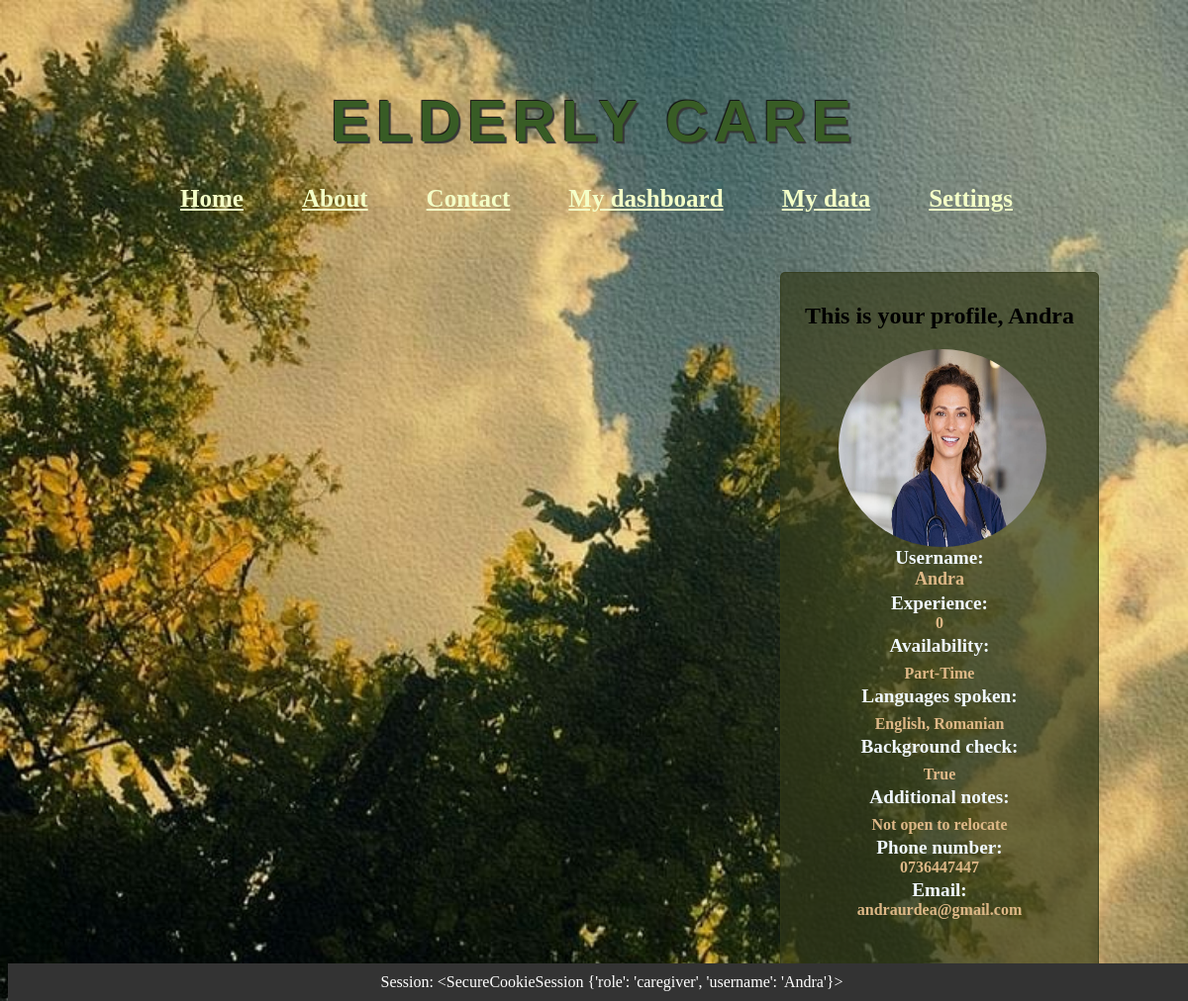
The app's page /caregiver_data (signed in), older data.
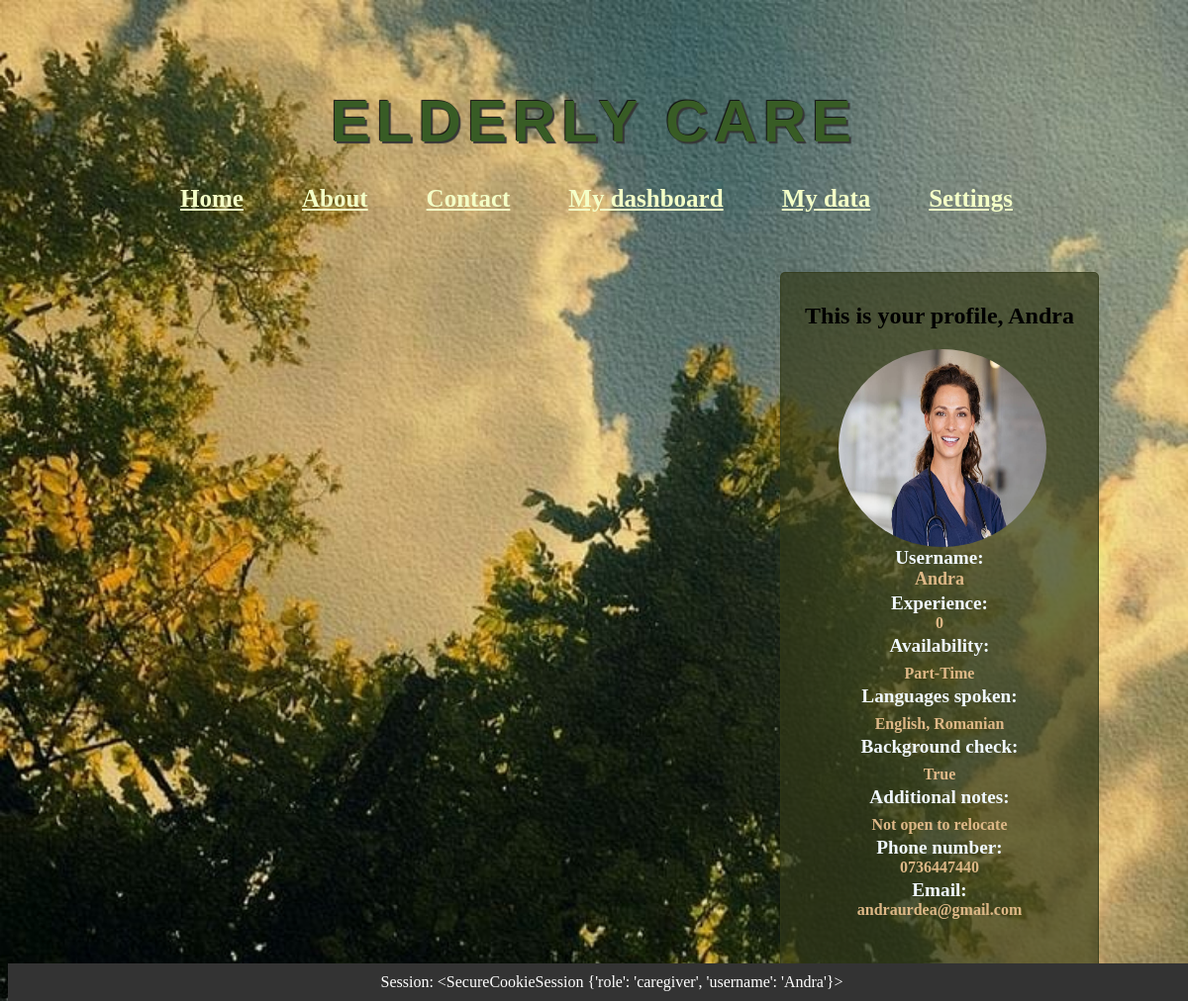
The same page, newer data.
### app/models.py (models this page shows, shortened)
class Users(db.Model, UserMixin):
    __tablename__ = 'users'
    id = db.Column(db.Integer, primary_key=True)
    username = db.Column(db.String(50), unique=True, nullable=False)
    email = db.Column(db.String(120), unique=True, nullable=False)
    password = db.Column(db.String(255), nullable=False)
    location = db.Column(db.String(60), nullable=False)
    phone_number = db.Column(db.String(20), nullable=False)
    role = db.Column(db.String(15), nullable=False)
    age = db.Column(db.Integer)
    experience = db.Column(db.Integer)
    references = db.Column(ChoiceType([('Yes', 'yes'), ('No', 'no'), ('N/A', 'n/a')]))
    availability = db.Column(ChoiceType([('Full-Time', 'FT'), ('Part-Time', 'PT')]))
    languages_spoken = db.Column(db.String(100))
    background_check = db.Column(db.Boolean)
    additional_notes = db.Column(db.Text)
    type_of_care_needed = db.Column(db.String(100))
    monthly_budget = db.Column(db.Integer)
    availability_needed = db.Column(ChoiceType([('Full-Time', 'FT'), ('Part-Time', 'PT')]))
    preferred_qualifications = db.Column(db.String(100))
    medical_conditions = db.Column(db.String(100))
    picture = db.Column(db.String(300))

### app/routes.py (the view)
@auth_blueprint.route('/caregiver_data')
def caregiver_data():
    if 'role' in session and session['role'] == 'caregiver':
        if 'username' in session:
            username = session['username']
            user = Users.query.filter_by(username=username).first()
            if user:
                return render_template('caregiver_data.html', user=user)

### app/templates/caregiver_data.html (shortened to what this page needs)
{% extends 'base.html' %}
{% block content %}
    <div class="data-box">
        <h2>This is your profile, {{session['username']}}</h2>
                {% if user.picture %}
                <img src="{{ url_for('home.uploaded_file', filename=user.picture.split('/')[-1]) }}" alt="user Picture" style="width: 210px; height: 200px; border-radius: 50%; margin-left:48px">
             {% endif %}
                <strong style="color: aliceblue; font-size: larger;">Username:</strong> <span style="color: burlywood; font-size: large; font-weight: 600;"> {{ user.username }} </span><br>
                <strong style="color: aliceblue; font-size: larger; margin-top: -15px;">Experience:</strong> <span style="color: burlywood; font-weight: 600;"> {{ user.experience }} </span><br>
        <strong style="color: aliceblue; font-size: larger; margin-top: -15px;">Availability:</strong> <span style="color: burlywood; font-weight: 600; margin-top: -10px;"><br>{% if user.availability == 'Full-Time' %}Full-Time{% elif user.availability == 'Part-Time' %}Part-Time{% else %}{{ user.availability }}{% endif %}</span><br>
        <strong style="color: aliceblue; font-size: larger; margin-top: -15px;">Languages spoken:</strong> <span style="color: burlywood; font-weight: 600; margin-top: -10px;"><br>{{ user.languages_spoken }}</span> <br>
        <strong style="color: aliceblue; font-size: larger; margin-top: -15px;">Background check:</strong> <span style="color: burlywood; font-weight: 600; margin-top: -10px;"><br> {{ user.background_check }} </span><br>
        <strong style="color: aliceblue; font-size: larger; margin-top: -15px;">Additional notes:</strong><span style="color: burlywood; font-weight: 600; margin-top: -10px;"> <br>{{ user.additional_notes }} </span><br>
        <strong style="color: aliceblue; font-size: larger; margin-top: -15px;">Phone number:</strong> <span style="color: burlywood; font-weight: 600;">{{ user.phone_number }} </span><br>
        <strong style="color: aliceblue; font-size: larger; margin-top: -15px;">Email:</strong> <span style="color: burlywood; font-weight: 600;"> {{ user.email }} </span>
        <br>
        <br>
        <br>
    </div>
{% endblock %}

### app/templates/base.html (shortened to what this page needs)
<!DOCTYPE html>
<html lang="en">
<head>
</head>
<body>
<header>
    <h1>{% block header %}Elderly Care{% endblock %}</h1>
    <nav>
        <ul>
            <li><a href="/">Home</a></li>
            <li><a href="/about">About</a></li>
            <li><a href="/contact">Contact</a></li>
            {% if session.get('role') != 'NULL' and session.get('username') != 'NULL' %}
                {% if session['role'] == 'caregiver' %}
                    <li><a href="/caregiver_dashboard">My dashboard</a></li>
                    <li><a href="/caregiver_data">My data</a></li>
                    <li><a href="/caregivers_profile/{{ session['username'] }}">Settings</a></li>
                {% elif session['role'] == 'care_seeker' %}
                    <li><a href="/careseeker_dashboard">My dashboard</a></li>
                    <li><a href="/careseeker_data">My Profile</a></li>
                    <li><a href="/careseeker_profile/{{ session['username'] }}">Settings</a></li>
                {% endif %}
            {% endif %}
        </ul>
    </nav>
</header>
<div class="main-content">
    <section class="content">
        {% block content %}{% endblock %}
    </section>
</div>
<footer>
    Session: {{ session }}
</footer>
</body>
</html>

### app/templates/base.html (style rules this page uses)
body { background-image: url("static/bck.jpg"); background-size: cover; background-repeat: no-repeat; background-color: #153537; }
header { padding: 20px; text-align: center; }
nav { padding-left: 60px; }
nav ul { list-style-type: none; margin: 0; margin-top: -30px; padding: 0; text-align: -webkit-center; }
nav ul li { display: inline; margin-right: 55px; }
nav ul li a { color: #f4ffc7; text-decoration: underline; font-size: 25px; font-weight: 800; }
footer { background-color: #333; color: #fff; padding: 10px; text-align: center; position: fixed; bottom: 0; width: 100%; }
h1 { font-family: "Avant Garde", Avantgarde, "Century Gothic", CenturyGothic, "AppleGothic", sans-serif; font-size: 60px; padding: 20px 30px; text-align: center; text-transform: uppercase; text-rendering: optimizeLegibility; color: #385c25; letter-spacing: .1em; text-shadow: -1px -1px 1px #111, 2px 2px 1px #363636; }

### app/templates/caregiver_data.html (style rules this page uses)
.data-box { border: 1px solid rgb(50, 57, 25, 0.7); border-radius: 5px; padding: 10px; margin-bottom: 10px; margin-top: 40px; margin-left: 780px; width: 300px; background-color: rgb(50, 57, 25, 0.7); display: inline-grid; vertical-align: top; position: relative; text-align: center; }

Row changes from the older to the newer data that the page shows:
changed Users "Andra": phone_number "0736447447" → "0736447440"
